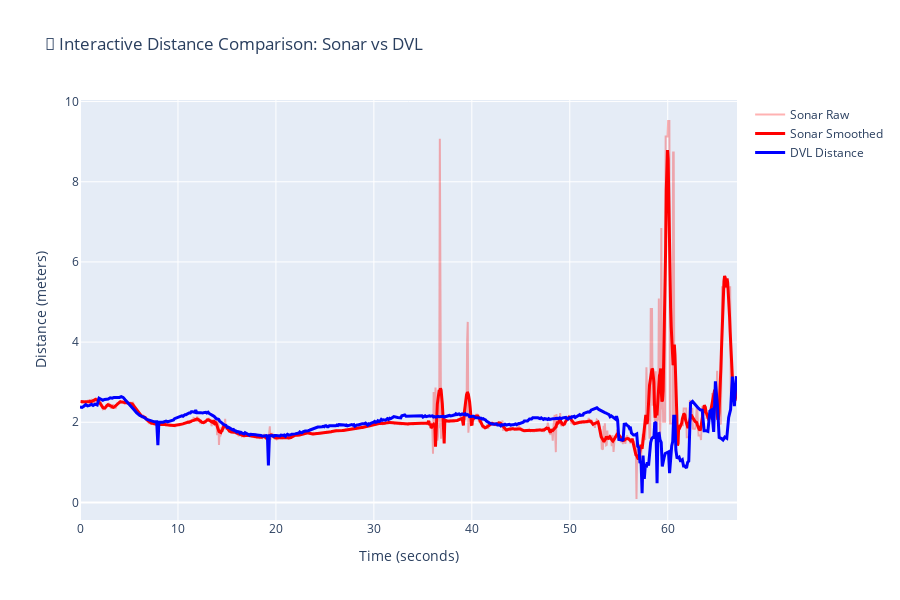
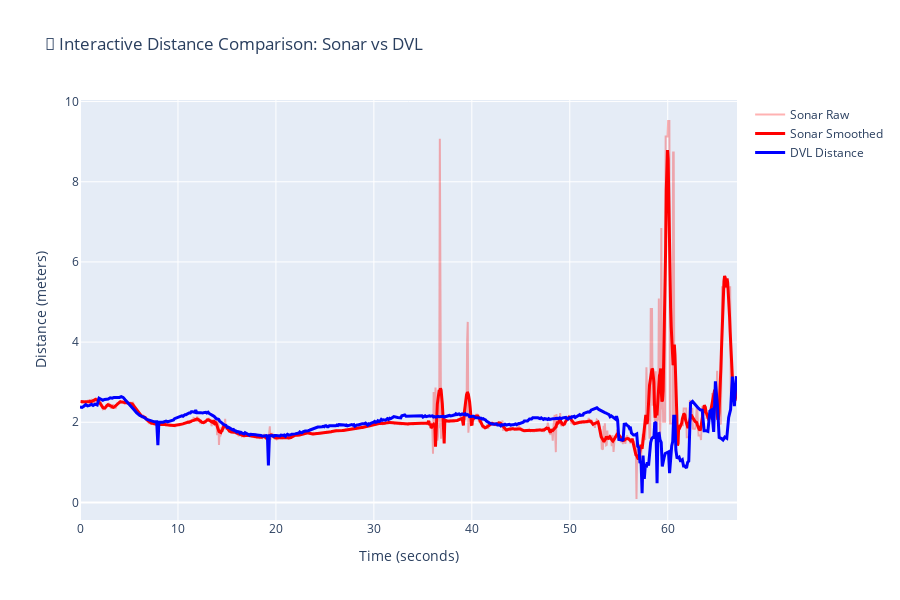

The notebook cell these images were saved under, in order:
### Code cell
# 🔄 COMPARISON: SONAR vs DVL DISTANCE MEASUREMENTS
# =================================================
import utils.net_distance_analysis as sda

print(f"🎯 LOADING DVL DATA FOR COMPARISON: {TARGET_BAG}")
print("=" * 60)

# IMPORTANT: Pass the by_bag folder, not just the exports root
# The function expects the folder containing the CSV files
from utils.sonar_config import EXPORTS_SUBDIRS
BY_BAG_FOLDER = EXPORTS_FOLDER / EXPORTS_SUBDIRS.get('by_bag', 'by_bag')

# Load all distance data for the target bag
raw_data, distance_measurements = sda.load_all_distance_data_for_bag(TARGET_BAG, BY_BAG_FOLDER)

# Display what we loaded
print(f"\n📊 RAW DATA LOADED:")
for key, data in raw_data.items():
    if data is not None:
        print(f"   ✅ {key}: {len(data)} records")
    else:
        print(f"   ❌ {key}: None")

print(f"\n📏 DISTANCE MEASUREMENTS LOADED:")
for key, info in distance_measurements.items():
    data_len = len(info['data'])
    print(f"   ✅ {key}: {data_len} records - {info['description']}")

try:
    fig, comparison_stats = iau.interactive_distance_comparison(distance_results, raw_data, sonar_coverage_m=sonar_coverage_meters, sonar_image_size=image_shape[0])
    if comparison_stats and isinstance(comparison_stats, dict) and 'error' in comparison_stats:
        print('Comparison did not run:', comparison_stats['error'])
    else:
        print('\nComparison stats summary:')
        from pprint import pprint
        pprint(comparison_stats)
        # Display the interactive plot
        fig.show()
except Exception as e:
    print('Error running interactive comparison:', e)

### Figure 1 — Plotly figure (JSON) as saved in the notebook; plotly's stock layout.template omitted (floating-point values rounded to 4 significant figures; data arrays with more than 128 entries replaced by an {"elided": "..."} marker saying what was removed)
{"data": [{"line": {"color": "rgba(255,0,0,0.3)"}, "mode": "lines", "name": "Sonar Raw", "type": "scatter", "x": {"elided": "1059 float values"}, "xaxis": "x", "y": {"elided": "1059 float values"}, "yaxis": "y"}, {"line": {"color": "red", "width": 3}, "mode": "lines", "name": "Sonar Smoothed", "type": "scatter", "x": {"elided": "1059 float values"}, "xaxis": "x", "y": {"elided": "1059 float values"}, "yaxis": "y"}, {"line": {"color": "blue", "width": 3}, "mode": "lines", "name": "DVL Distance", "type": "scatter", "x": {"elided": "559 float values"}, "xaxis": "x", "y": {"elided": "559 float values"}, "yaxis": "y"}], "layout": {"height": 600, "hovermode": "x unified", "title": {"text": "🔄 Interactive Distance Comparison: Sonar vs DVL"}, "xaxis": {"anchor": "y", "domain": [0, 1], "showgrid": true, "title": {"text": "Time (seconds)"}}, "yaxis": {"anchor": "x", "domain": [0, 1], "showgrid": true, "title": {"text": "Distance (meters)"}}}}

### Figure 2 — Plotly figure (JSON) as saved in the notebook; plotly's stock layout.template omitted (floating-point values rounded to 4 significant figures; data arrays with more than 128 entries replaced by an {"elided": "..."} marker saying what was removed)
{"data": [{"line": {"color": "rgba(255,0,0,0.3)"}, "mode": "lines", "name": "Sonar Raw", "type": "scatter", "x": {"elided": "1059 float values"}, "xaxis": "x", "y": {"elided": "1059 float values"}, "yaxis": "y"}, {"line": {"color": "red", "width": 3}, "mode": "lines", "name": "Sonar Smoothed", "type": "scatter", "x": {"elided": "1059 float values"}, "xaxis": "x", "y": {"elided": "1059 float values"}, "yaxis": "y"}, {"line": {"color": "blue", "width": 3}, "mode": "lines", "name": "DVL Distance", "type": "scatter", "x": {"elided": "559 float values"}, "xaxis": "x", "y": {"elided": "559 float values"}, "yaxis": "y"}], "layout": {"height": 600, "hovermode": "x unified", "title": {"text": "🔄 Interactive Distance Comparison: Sonar vs DVL"}, "xaxis": {"anchor": "y", "domain": [0, 1], "showgrid": true, "title": {"text": "Time (seconds)"}}, "yaxis": {"anchor": "x", "domain": [0, 1], "showgrid": true, "title": {"text": "Distance (meters)"}}}}
